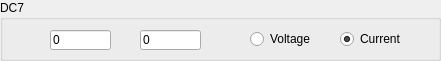
  <widget class="QGroupBox" name="groupBox_15">
   <property name="geometry">
    <rect>
     <x>260</x>
     <y>420</y>
     <width>441</width>
     <height>61</height>
    </rect>
   </property>
   <property name="title">
    <string>DC7</string>
   </property>
   <widget class="QLineEdit" name="lineEdit_41">
    <property name="geometry">
     <rect>
      <x>50</x>
      <y>30</y>
      <width>61</width>
      <height>20</height>
     </rect>
    </property>
    <property name="text">
     <string>0</string>
    </property>
   </widget>
   <widget class="QLineEdit" name="lineEdit_42">
    <property name="geometry">
     <rect>
      <x>140</x>
      <y>30</y>
      <width>61</width>
      <height>20</height>
     </rect>
    </property>
    <property name="text">
     <string>0</string>
    </property>
   </widget>
   <widget class="QRadioButton" name="radioButton_13">
    <property name="geometry">
     <rect>
      <x>250</x>
      <y>30</y>
      <width>73</width>
      <height>18</height>
     </rect>
    </property>
    <property name="text">
     <string>Voltage</string>
    </property>
   </widget>
   <widget class="QRadioButton" name="radioButton_14">
    <property name="geometry">
     <rect>
      <x>340</x>
      <y>30</y>
      <width>73</width>
      <height>18</height>
     </rect>
    </property>
    <property name="text">
     <string>Current</string>
    </property>
    <property name="checked">
     <bool>true</bool>
    </property>
   </widget>
  </widget>
